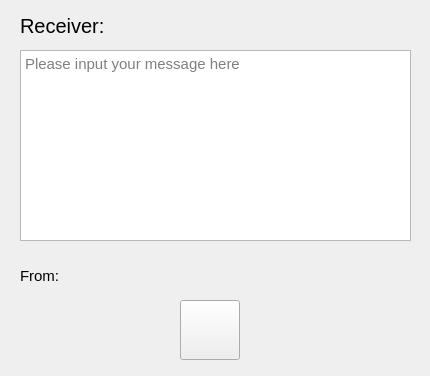
<?xml version="1.0" encoding="UTF-8"?>
<ui version="4.0">
 <class>MessageDlg</class>
 <widget class="QWidget" name="MessageDlg">
  <property name="geometry">
   <rect>
    <x>0</x>
    <y>0</y>
    <width>430</width>
    <height>376</height>
   </rect>
  </property>
  <property name="windowTitle">
   <string>Form</string>
  </property>
  <widget class="QLabel" name="receiverLabel">
   <property name="geometry">
    <rect>
     <x>20</x>
     <y>10</y>
     <width>391</width>
     <height>31</height>
    </rect>
   </property>
   <property name="font">
    <font>
     <pointsize>15</pointsize>
    </font>
   </property>
   <property name="text">
    <string>Receiver:</string>
   </property>
  </widget>
  <widget class="QPlainTextEdit" name="msgText">
   <property name="geometry">
    <rect>
     <x>20</x>
     <y>50</y>
     <width>391</width>
     <height>191</height>
    </rect>
   </property>
   <property name="font">
    <font>
     <pointsize>11</pointsize>
    </font>
   </property>
   <property name="placeholderText">
    <string>Please input your message here</string>
   </property>
  </widget>
  <widget class="QPushButton" name="sendButton">
   <property name="geometry">
    <rect>
     <x>180</x>
     <y>300</y>
     <width>60</width>
     <height>60</height>
    </rect>
   </property>
   <property name="text">
    <string/>
   </property>
   <property name="icon">
    <iconset resource="res.qrc">
     <normaloff>:/res/img/img/send.png</normaloff>:/res/img/img/send.png</iconset>
   </property>
   <property name="iconSize">
    <size>
     <width>30</width>
     <height>30</height>
    </size>
   </property>
  </widget>
  <widget class="QLabel" name="senderLabel">
   <property name="geometry">
    <rect>
     <x>20</x>
     <y>260</y>
     <width>391</width>
     <height>31</height>
    </rect>
   </property>
   <property name="font">
    <font>
     <pointsize>11</pointsize>
    </font>
   </property>
   <property name="text">
    <string>From: </string>
   </property>
  </widget>
 </widget>
 <resources>
  <include location="res.qrc"/>
 </resources>
 <connections/>
</ui>
